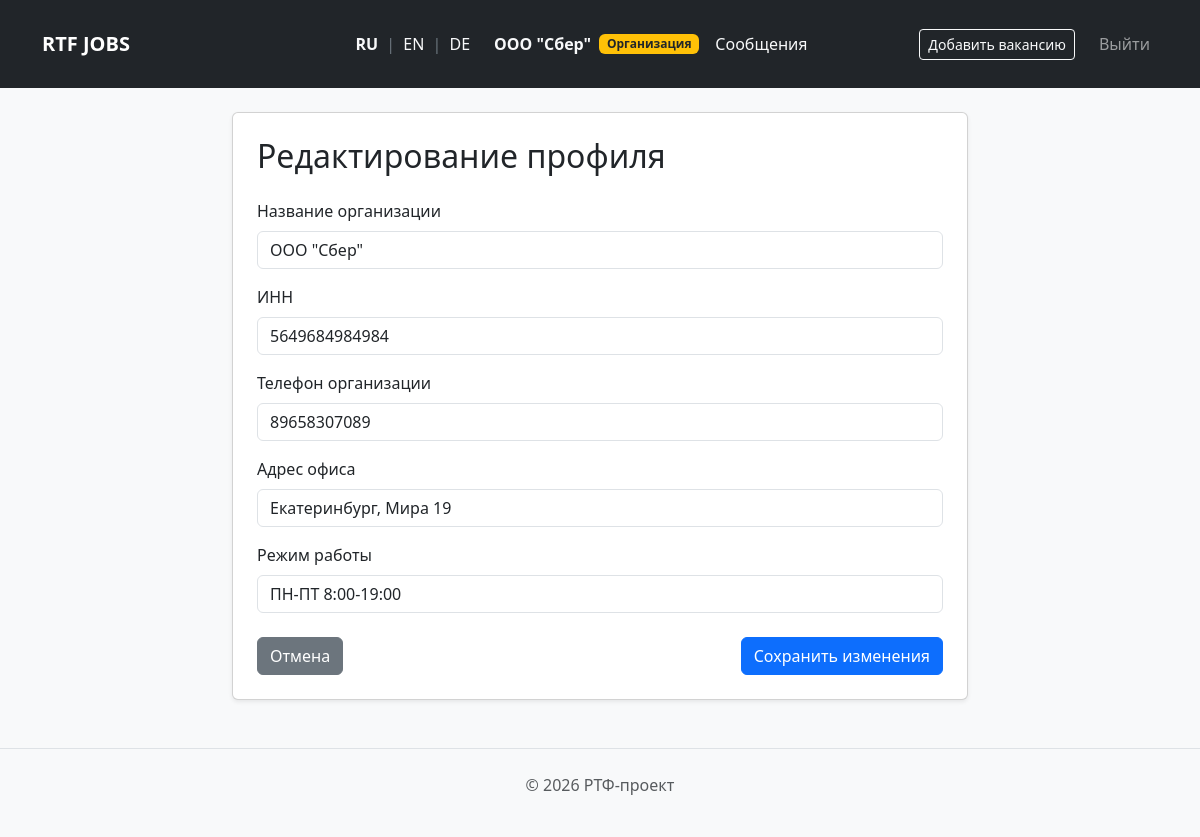
The app's page /edit_profile (signed in) with its own data.
### app/models/user.py (models this page shows)
class EmployerProfile(db.Model):
    __tablename__ = 'employer_profiles'
    id = db.Column(db.Integer, primary_key=True)
    user_id = db.Column(db.Integer, db.ForeignKey('users.id'), nullable=False, unique=True)
    department_id = db.Column(db.Integer, db.ForeignKey('departments.id'))
    company_name = db.Column(db.String(150))
    description = db.Column(db.Text)
    website = db.Column(db.String(150))
    inn = db.Column(db.String(20))
    phone = db.Column(db.String(20))
    address = db.Column(db.String(200))
    working_hours = db.Column(db.String(100))

### app/routes/auth.py (the view, shortened to what this page needs)
@auth_bp.route('/edit_profile', methods=['GET', 'POST'])
def edit_profile():
    if 'user_id' not in session:
        return redirect('/login')
    user = User.query.get(session['user_id'])
    return render_template('edit_profile.html', user=user)

### templates/edit_profile.html
{% extends "base.html" %}
{% block content %}
<div class="row justify-content-center">
    <div class="col-md-8">
        <div class="card shadow-sm p-4">
            <h2 class="mb-4">Редактирование профиля</h2>
            <form method="POST">
                {% if user.role == 'student' %}
                    <div class="mb-3">
                        <label class="form-label">Номер телефона</label>
                        <input type="text" name="phone" class="form-control" value="{{ user.student_profile.phone or '' }}">
                    </div>
                    <div class="mb-3">
        <label class="form-label fw-bold">Учебное заведение (ВУЗ)</label>
        <input type="text" name="university" class="form-control"
               value="{{ user.student_profile.university or '' }}"
               placeholder="Например: УрФУ">
    </div>
    <div class="mb-3">
        <label class="form-label fw-bold">Академическая группа</label>
        <input type="text" name="group_name" class="form-control"
               value="{{ user.student_profile.group_name or '' }}"
               placeholder="Например: НМТ-332210">
    </div>
                    <div class="mb-3">
                        <label class="form-label">Адрес проживания</label>
                        <input type="text" name="address" class="form-control" value="{{ user.student_profile.address or '' }}">
                    </div>
                    <div class="mb-3">
                        <label class="form-label">Желаемая занятость</label>
                        <input type="text" name="employment_type" class="form-control" value="{{ user.student_profile.desired_employment_type or '' }}" placeholder="Например: Удаленка, Полный день">
                    </div>
                    <div class="mb-3">
                        <label class="form-label">Опыт работы</label>
                        <textarea name="experience" class="form-control" rows="3">{{ user.student_profile.experience or '' }}</textarea>
                    </div>
                {% else %}
                    <div class="mb-3">
                        <label class="form-label">Название организации</label>
                        <input type="text" name="company_name" class="form-control" value="{{ user.employer_profile.company_name or '' }}">
                    </div>
                    <div class="mb-3">
                        <label class="form-label">ИНН</label>
                        <input type="text" name="inn" class="form-control" value="{{ user.employer_profile.inn or '' }}">
                    </div>
                    <div class="mb-3">
                        <label class="form-label">Телефон организации</label>
                        <input type="text" name="phone" class="form-control" value="{{ user.employer_profile.phone or '' }}">
                    </div>
                    <div class="mb-3">
                        <label class="form-label">Адрес офиса</label>
                        <input type="text" name="address" class="form-control" value="{{ user.employer_profile.address or '' }}">
                    </div>
                    <div class="mb-3">
                        <label class="form-label">Режим работы</label>
                        <input type="text" name="working_hours" class="form-control" value="{{ user.employer_profile.working_hours or '' }}" placeholder="Например: Пн-Пт 9:00-18:00">
                    </div>
                {% endif %}
                <div class="d-flex justify-content-between mt-4">
                    <a href="/dashboard" class="btn btn-secondary">Отмена</a>
                    <button type="submit" class="btn btn-primary">Сохранить изменения</button>
                </div>
            </form>
        </div>
    </div>
</div>
{% endblock %}

### templates/base.html (shortened to what this page needs)
<!doctype html>
<html lang="ru">
  <head>
    <link
      href="https://cdn.jsdelivr.net/npm/bootstrap@5.3.0/dist/css/bootstrap.min.css"
      rel="stylesheet"
    />
  </head>
  <body class="bg-light d-flex flex-column min-vh-100">
    <nav class="navbar navbar-expand-lg navbar-dark bg-dark mb-4">
      <div class="container"> <a class="navbar-brand fw-bold" href="/">RTF JOBS</a>
        <div class="navbar-nav ms-auto align-items-center">
          <div class="me-4">
            {% set current_lang = session.get('lang', 'ru') %}
            <a href="/set_lang/ru" class="text-light text-decoration-none {% if current_lang == 'ru' %}fw-bold text-warning{% endif %}">RU</a>
            <span class="text-secondary mx-1">|</span>
            <a href="/set_lang/en" class="text-light text-decoration-none {% if current_lang == 'en' %}fw-bold text-warning{% endif %}">EN</a>
            <span class="text-secondary mx-1">|</span>
            <a href="/set_lang/de" class="text-light text-decoration-none {% if current_lang == 'de' %}fw-bold text-warning{% endif %}">DE</a>
          </div>
          {% if session.get('user_id') %}
          <div class="d-flex justify-content-between align-items-center mb-3">
    <div class="d-flex align-items-center gap-2 me-4 mt-3">
        {% if session.get('role') == 'student' %}
        <a class="text-light text-decoration-none fw-bold" href="/dashboard">{{ session.get('user_name') }}</a>
        <span class="badge bg-info text-dark">{{ t('student') }}</span>
        {% elif session.get('role') == 'organization' %}
            <a class="text-light text-decoration-none fw-bold" href="/dashboard">{{ session.get('company_name') }}</a>
            <span class="badge bg-warning text-dark">{{ t('organization') }}</span>
        {% endif %}
    <a class="nav-link text-light position-relative me-3" href="/messages">
        Сообщения
    </div>
</div>
            {% if session.get('role') == 'organization' %}
              <a class="btn btn-outline-light btn-sm me-3" href="/add">{{ t('add_vacancy') }}</a>
            {% endif %}
            <a class="nav-link" href="/logout">{{ t('logout') }}</a>
          {% else %}
            <a class="nav-link" href="/login">{{ t('login') }}</a>
            <a class="nav-link" href="/register">{{ t('register') }}</a>
          {% endif %}
        </div>
      </div>
    </nav>
    <div class="container flex-grow-1">
      {% block content %}{% endblock %}
    </div>
    <footer class="text-center py-4 text-muted border-top mt-5">
      <p>&copy; 2026 {{ t('footer_text') }}</p>
    </footer>
  </body>
</html>

### records on screen
EmployerProfile: get "OOO \"Сбер\"", company_name "OOO \"Сбер\"", inn "5649684984984", phone "89658307089", address "Екатеринбург, Мира 19", working_hours "ПН-ПТ 8:00-19:00"

### other values on screen
{{ t('organization') }} "Организация"
{{ t('add_vacancy') }} "Добавить вакансию"
{{ t('logout') }} "Выйти"
{{ t('footer_text') }} "РТФ-проект"
